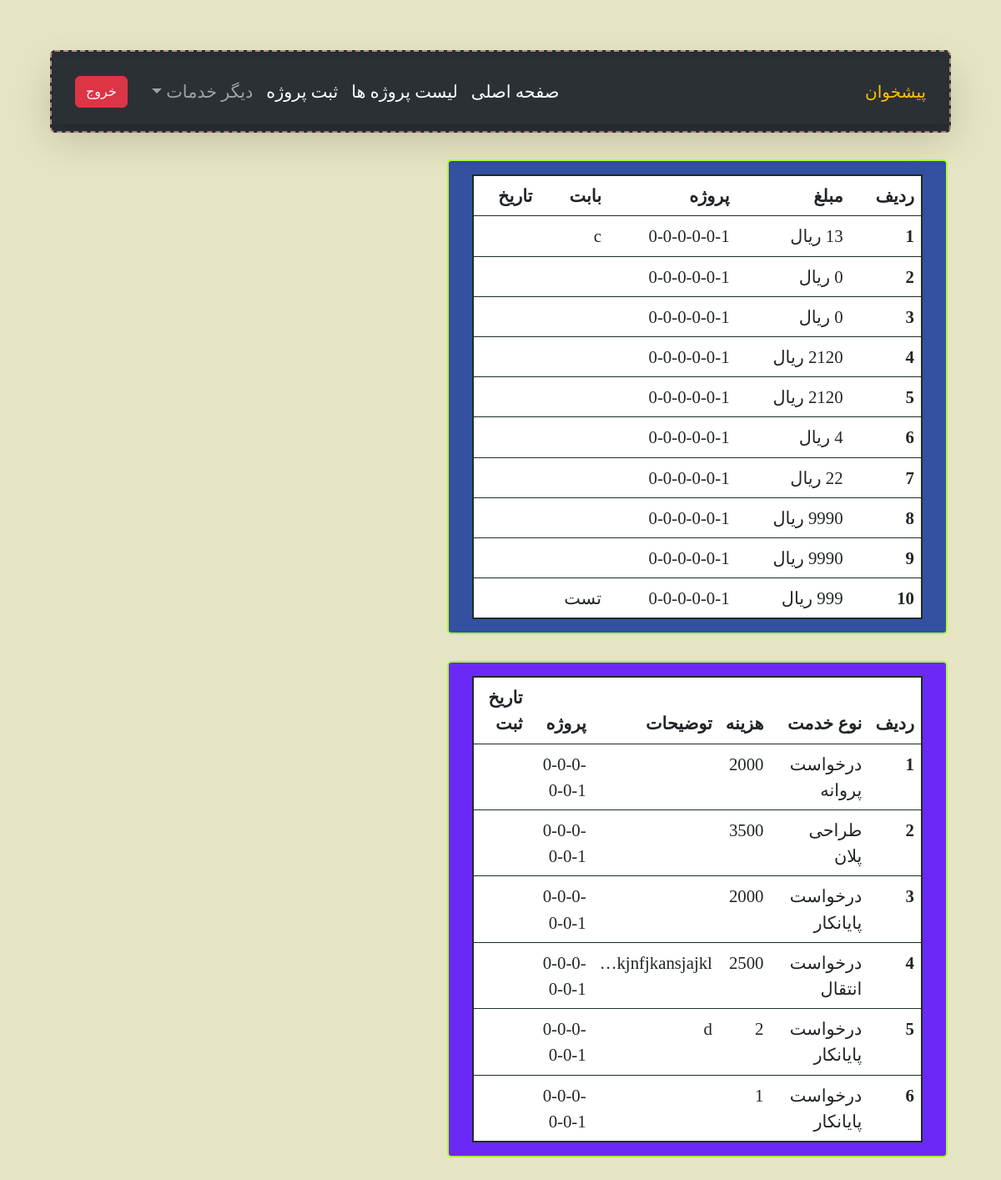
The app's page /accounts/project/1/detail (signed in) with its own data.
### accounts/models.py (models this page shows, shortened)
class payment(models.Model):
    class Meta:
        verbose_name = 'پرداخت'
        verbose_name_plural = 'پرداخت'
        pass
    project = models.ForeignKey('project', verbose_name="کد نوسازی", on_delete=models.PROTECT, null=False)
    value = models.IntegerField('مبلغ', null=False, default=0)
    date = jmodels.jDateField("تاریخ", null=False, default=timezone.now)
    description = models.TextField(verbose_name="بابت", blank=True)
    service = models.ManyToManyField(Services, verbose_name='بابت ', blank=True)
    pass

class project(models.Model):
    class Meta:
        verbose_name = 'پروژه'
        verbose_name_plural = 'پروژه'
    code_p = models.CharField("کد نوسازی", null=False, default='', max_length=50)
    code_erg = models.CharField("کد ارجاع", null=False, default='0', max_length=50)
    add_time = models.DateTimeField('زمان ثبت', auto_now_add=True)
    bill = models.IntegerField('صورتحساب', null=False, default=0)
    construction = 7
    land = 8
    project_finish = 9
    loading_beam = 6
    columnarization = 5
    Destruction = 1
    Foundation_concreting = 4
    Excavation = 2
    foundation = 3
    status_choices = (
        (1, 'تخریب'),
        (2, 'گودبرداری'),
        (3, 'چینش فندانسیون'),
        (4, 'بتن ریزی فندانسیون'),
        (5, 'ستون ریزی'),
        (6, 'تیر ریزی'),
        (7, 'درحال ساخت'),
        (8, 'زمین خالی'),
        (9, 'متفرقه')
    )
    status = models.IntegerField('وضعیت پروژه', choices=status_choices, default=9)
    description = models.TextField(verbose_name="توضیحات", blank=True)
    manager = models.CharField("سازنده", null=False, max_length=50)
    def __str__(self):
        return self.code_p
    pass

### works/models.py (models this page shows, shortened)
class Services(models.Model):
    class Meta:
        verbose_name = 'خدمات'
        verbose_name_plural = 'خدمات'
    a_p = 1
    a_fw = 2
    a_tr = 3
    a_ta = 4
    dr_plan = 5
    another = 6
    services_choices = (
        (1, 'درخواست پروانه'),
        (2, 'درخواست پایانکار'),
        (3, 'درخواست انتقال'),
        (4, 'درخواست تفکیکی'),
        (5, 'طراحی پلان'),
        (6, 'متفرقه')
    )
    define_services = models.IntegerField("خدمات تعریف شده", choices=services_choices)
    cost_services = models.IntegerField('هزینه', null=False)
    description = models.TextField("خدمات متفرقه", blank=True)
    project = models.ForeignKey('accounts.project', verbose_name="پروژه", null=False, on_delete=models.PROTECT)
    date = jmodels.jDateField("تاریخ درخواست", default=timezone.now, null=False)
    payed = models.BooleanField(verbose_name='تسویه', default=False)
    pass

### accounts/views.py (the view)
# urls.py: path('project/<int:project_id>/detail', views.Projectdetail, name='project_detail'),
@login_required
def Projectdetail(request, project_id):
    proj = project.objects.get(pk=project_id)
    pay = payment.objects.all()
    pay = pay.filter(project_id=project_id)
    pay_num = pay.count()
    service = Services.objects.all()
    service = service.filter(project_id=project_id)
    service_num = service.count()
    context = {
        'pay': pay,
        'project': proj,
        'pay_num': pay_num,
        'service': service,
        'service_num': service_num
    }
    return render(request, 'accounts/project_detail.html', context)

### accounts/templates/accounts/project_detail.html (shortened to what this page needs)
{% extends "accounts/Base_template_accounts.html" %}
{% load static %}
{% load jalali_tags %}
{% block main-content %}
    <div class="mother row d-flex flex-md-row justify-content-between align-content-start">
        <div class="one-div d-flex m-3">
            <table class="table  tabel-1  m-3" >
                <thead>
                <tr>
                    <th scope="col">ردیف</th>
                    <th scope="col">مبلغ</th>
                    <th scope="col">پروژه</th>
                    <th scope="col">بابت</th>
                    <th scope="col">تاریخ</th>
                </tr>
                </thead>
                <tbody>
                {% for obj in pay %}
                    <tr>
                        <th scope="row"></th>
                        <td>{{ obj.value }} ریال</td>
                        <td>{{ obj.project }}</td>
                        <td>{{ obj.description|truncatechars:15 }}</td>
                        <td>{{ obj.date|date:"Y/m/d"}}</td>
                    </tr>
                {% endfor %}
                </tbody>
            </table>
        </div>
        <div class="tow-div  d-flex m-3">
            <table class="table  tabel-2  m-3">
                <thead>
                <tr>
                    <th scope="col">ردیف</th>
                    <th scope="col">نوع خدمت</th>
                    <th scope="col">هزینه</th>
                    <th scope="col">توضیحات</th>
                    <th scope="col">پروژه</th>
                    <th scope="col">تاریخ ثبت</th>
                </tr>
                </thead>
                <tbody>
                {% for obj in service %}
                    <tr>
                        <th scope="row"></th>
                        <td>{{ obj.get_define_services_display }} </td>
                        <td>{{  obj.cost_services }}</td>
                        <td>{{ obj.description|truncatechars:15}}</td>
                        <td>{{ obj.project }}</td>
                        <td>{{ obj.date|date:"y/m/d"}}</td>
                    </tr>
                {% endfor %}
                </tbody>
            </table>
        </div>
    </div>
{% endblock %}

### accounts/Static/accounts/css/main.css (style rules this page uses)
body { margin: 60px; background-color: #e5e5c3; padding: 0px ; font-size: 130%; font-family: "Times New Roman", Tahoma; }
.mother { min-width: 100px; }
.one-div { max-height: 700px; width:600px; overflow: auto; text-overflow: ellipsis; border: 2px solid greenyellow; border-radius: 5px; background-color: #3450a1; color: #1e2e23 }
.tabel-1 { background-color:#1a1d27; color:#30ccff; border: 2px solid #1e2e23; border-radius: 5px; }
.tabel-2 { background-color:#1a1d27; color:#f8ce46; border: 2px solid #1e2e23; border-radius: 5px; }
.tow-div { max-height: 700px; width:600px; overflow: auto; text-overflow: ellipsis; border: 2px solid greenyellow; border-radius: 5px; background-color: #6B29F8; }

### records on screen
payment: project "0-0-0-0-0-1", description "c"
payment: project "0-0-0-0-0-1"
payment: project "0-0-0-0-0-1"
payment: project "0-0-0-0-0-1"
payment: project "0-0-0-0-0-1"
payment: value "4", project "0-0-0-0-0-1"
payment: project "0-0-0-0-0-1"
payment: project "0-0-0-0-0-1"
payment: project "0-0-0-0-0-1"
payment: project "0-0-0-0-0-1", description "تست"
Services: define_services "درخواست پروانه", cost_services "2000", project "0-0-0-0-0-1"
Services: define_services "طراحی پلان", cost_services "3500", project "0-0-0-0-0-1"
Services: define_services "درخواست پایانکار", cost_services "2000", project "0-0-0-0-0-1"
Services: define_services "درخواست انتقال", cost_services "2500", description "kjnfjkansjajkl…", project "0-0-0-0-0-1"
Services: define_services "درخواست پایانکار", cost_services "2", description "d", project "0-0-0-0-0-1"
Services: define_services "درخواست پایانکار", cost_services "1", project "0-0-0-0-0-1"
